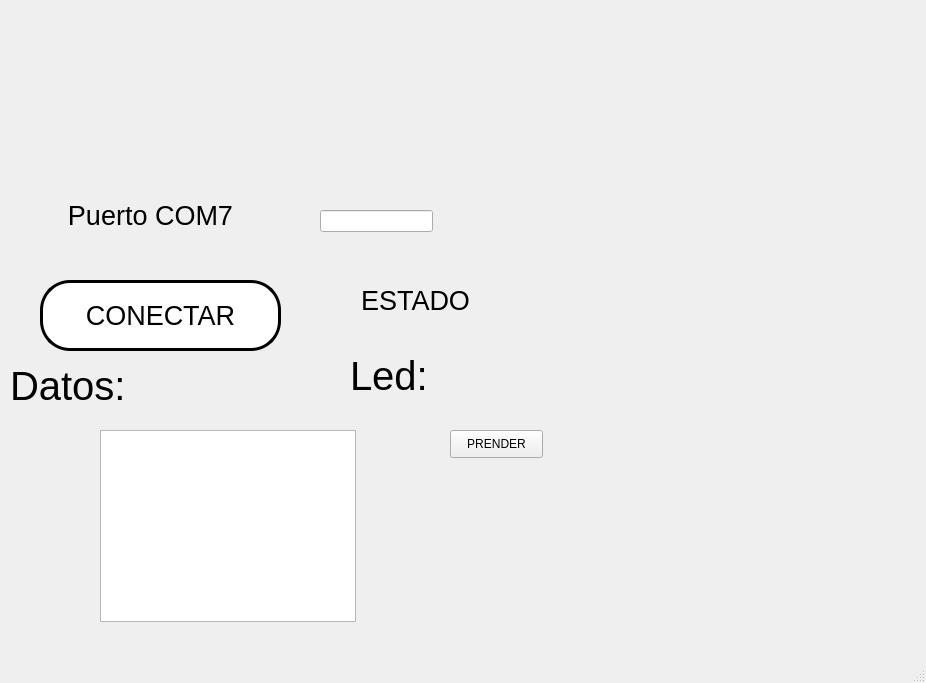
<?xml version="1.0" encoding="UTF-8"?>
<ui version="4.0">
 <class>MainWindow</class>
 <widget class="QMainWindow" name="MainWindow">
  <property name="geometry">
   <rect>
    <x>0</x>
    <y>0</y>
    <width>926</width>
    <height>683</height>
   </rect>
  </property>
  <property name="windowTitle">
   <string>MainWindow</string>
  </property>
  <widget class="QWidget" name="centralwidget">
   <widget class="QLabel" name="txt_estado">
    <property name="geometry">
     <rect>
      <x>170</x>
      <y>270</y>
      <width>491</width>
      <height>61</height>
     </rect>
    </property>
    <property name="font">
     <font>
      <pointsize>20</pointsize>
     </font>
    </property>
    <property name="text">
     <string>ESTADO</string>
    </property>
    <property name="alignment">
     <set>Qt::AlignCenter</set>
    </property>
   </widget>
   <widget class="QLabel" name="label">
    <property name="geometry">
     <rect>
      <x>20</x>
      <y>40</y>
      <width>161</width>
      <height>141</height>
     </rect>
    </property>
    <property name="styleSheet">
     <string notr="true"/>
    </property>
    <property name="text">
     <string/>
    </property>
    <property name="pixmap">
     <pixmap resource="../../Archivos/Recursos.qrc">:/UAT LOGOS/Logo UAT.png</pixmap>
    </property>
    <property name="scaledContents">
     <bool>true</bool>
    </property>
   </widget>
   <widget class="QLabel" name="label_3">
    <property name="geometry">
     <rect>
      <x>640</x>
      <y>0</y>
      <width>281</width>
      <height>211</height>
     </rect>
    </property>
    <property name="styleSheet">
     <string notr="true"/>
    </property>
    <property name="text">
     <string/>
    </property>
    <property name="pixmap">
     <pixmap resource="../../Archivos/Recursos.qrc">:/UAT LOGOS/logo facultad de ingenieria uat.png</pixmap>
    </property>
    <property name="scaledContents">
     <bool>true</bool>
    </property>
   </widget>
   <widget class="QLabel" name="label_7">
    <property name="geometry">
     <rect>
      <x>710</x>
      <y>440</y>
      <width>191</width>
      <height>181</height>
     </rect>
    </property>
    <property name="styleSheet">
     <string notr="true"/>
    </property>
    <property name="text">
     <string/>
    </property>
    <property name="pixmap">
     <pixmap resource="../../Archivos/Recursos.qrc">:/Equipo LOGO/logo equipo 3.jpg</pixmap>
    </property>
    <property name="scaledContents">
     <bool>true</bool>
    </property>
   </widget>
   <widget class="QLabel" name="label_2">
    <property name="geometry">
     <rect>
      <x>-20</x>
      <y>190</y>
      <width>341</width>
      <height>51</height>
     </rect>
    </property>
    <property name="font">
     <font>
      <pointsize>20</pointsize>
     </font>
    </property>
    <property name="text">
     <string>Puerto COM7</string>
    </property>
    <property name="alignment">
     <set>Qt::AlignCenter</set>
    </property>
   </widget>
   <widget class="QPushButton" name="btn_accion">
    <property name="geometry">
     <rect>
      <x>40</x>
      <y>280</y>
      <width>241</width>
      <height>71</height>
     </rect>
    </property>
    <property name="font">
     <font>
      <pointsize>20</pointsize>
     </font>
    </property>
    <property name="styleSheet">
     <string notr="true">background-color: rgb(255, 255, 255);
border-radius: 30px;
border: 3px solid black;</string>
    </property>
    <property name="text">
     <string>CONECTAR</string>
    </property>
   </widget>
   <widget class="QLineEdit" name="txt_com">
    <property name="geometry">
     <rect>
      <x>320</x>
      <y>210</y>
      <width>113</width>
      <height>22</height>
     </rect>
    </property>
    <property name="text">
     <string/>
    </property>
   </widget>
   <widget class="QListWidget" name="listas_datos">
    <property name="geometry">
     <rect>
      <x>100</x>
      <y>430</y>
      <width>256</width>
      <height>192</height>
     </rect>
    </property>
   </widget>
   <widget class="QLabel" name="label_4">
    <property name="geometry">
     <rect>
      <x>10</x>
      <y>360</y>
      <width>171</width>
      <height>51</height>
     </rect>
    </property>
    <property name="font">
     <font>
      <pointsize>30</pointsize>
     </font>
    </property>
    <property name="text">
     <string>Datos:</string>
    </property>
   </widget>
   <widget class="QPushButton" name="btn_control">
    <property name="geometry">
     <rect>
      <x>450</x>
      <y>430</y>
      <width>93</width>
      <height>28</height>
     </rect>
    </property>
    <property name="text">
     <string>PRENDER</string>
    </property>
   </widget>
   <widget class="QLabel" name="label_5">
    <property name="geometry">
     <rect>
      <x>350</x>
      <y>350</y>
      <width>171</width>
      <height>51</height>
     </rect>
    </property>
    <property name="font">
     <font>
      <pointsize>30</pointsize>
     </font>
    </property>
    <property name="text">
     <string>Led:</string>
    </property>
   </widget>
  </widget>
  <widget class="QMenuBar" name="menubar">
   <property name="geometry">
    <rect>
     <x>0</x>
     <y>0</y>
     <width>926</width>
     <height>26</height>
    </rect>
   </property>
  </widget>
  <widget class="QStatusBar" name="statusbar"/>
 </widget>
 <resources>
  <include location="../../Archivos/Recursos.qrc"/>
 </resources>
 <connections/>
</ui>
